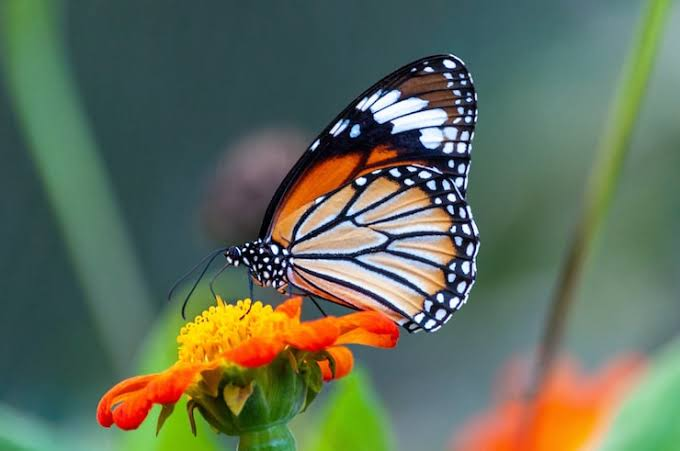
#> input picture lab 3/IMG.jpg, 680 x 451 px
$ jupyter execute 'Assignment 3.ipynb'
#> lines starting #> are read from the running program, lines starting #| are printed output that depends on the picture; after the words box and inside, x2 and y2 are one past the last pixel; in counts of white or black regions, pixels touching at a corner belong together
# Experiment-3 (Week-3)

**1. WAP to draw a border around the input image (pad the input image).**

Input the width of the border (in terms of pixel count) and the desired colour of the border from the user. Try this for both binary and grayscale image.

In a grayscale image a colour is a single intensity, so the border colour is taken as a value from 0 (black) to 255 (white). A binary image can only hold 0 or 255, so the entered value is rounded to whichever is nearer.

[cell 1]
import cv2
import matplotlib.pyplot as plt

image = cv2.imread("IMG.jpg", 0)
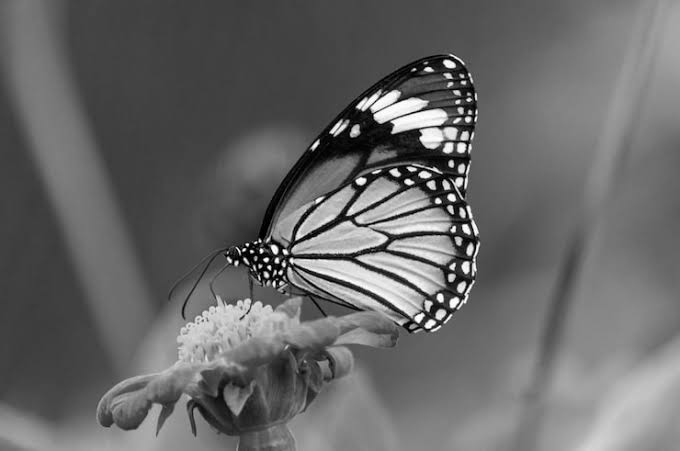
#> image: shape (451, 680); min 0, max 255, mean 103.6

plt.imshow(image, cmap="gray")
plt.axis("off")
plt.show()

[cell 2]
width = int(input("Enter border width: "))
#> the answer given: 100
color = int(input("Enter border color (0-255): "))
#> the answer given: 3

gray_border = cv2.copyMakeBorder(image, width, width, width, width,
                                 cv2.BORDER_CONSTANT, value=color)
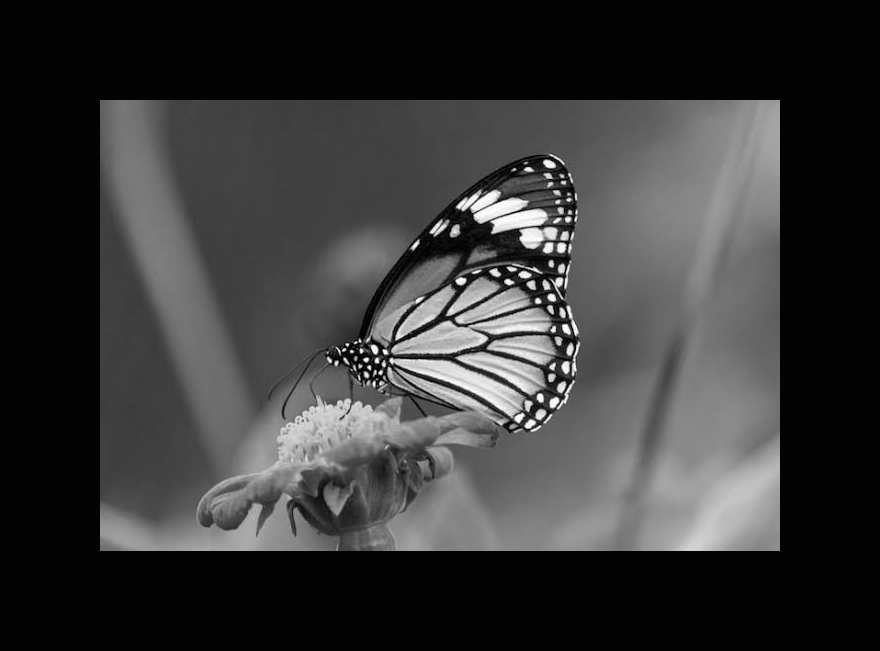
#> gray_border: shape (651, 880); min 0, max 255, mean 56.8

_, binary = cv2.threshold(image, 127, 255, cv2.THRESH_BINARY)
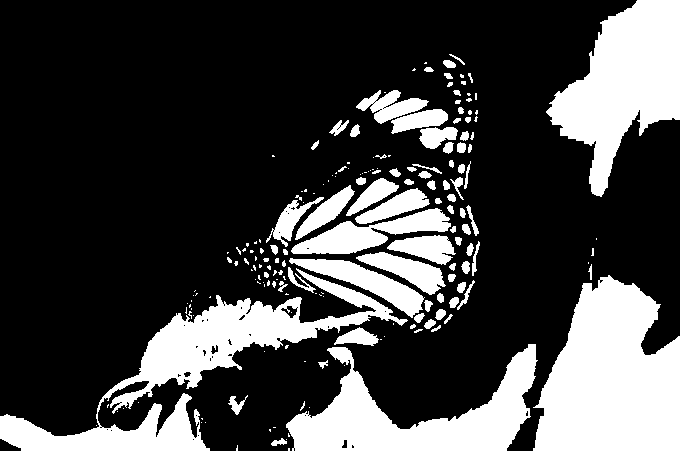
#> binary: shape (451, 680); 26.2% white; 190 white regions (104 under 20 px), largest, box (x1, y1, x2, y2) and area: (533, 275, 680, 451) 18952, (0, 268, 408, 451) 16213, (546, 0, 680, 197) 13814

binary_border = cv2.copyMakeBorder(binary, width, width, width, width,
                                   cv2.BORDER_CONSTANT, value=color)
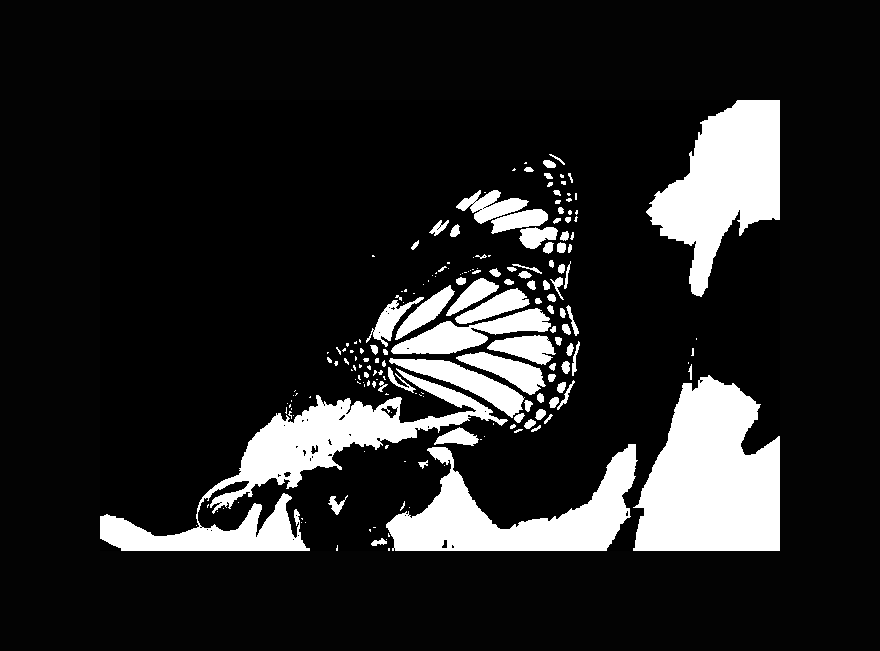
#> binary_border: shape (651, 880); min 0, max 255, mean 37.2

plt.figure(figsize=(10,4))

plt.subplot(1,2,1)
plt.imshow(gray_border, cmap="gray")
plt.title("Grayscale Border")
plt.axis("off")

plt.subplot(1,2,2)
plt.imshow(binary_border, cmap="gray")
plt.title("Binary Border")
plt.axis("off")

plt.show()

**2. WAP for Image Compliment.**

Try this for both binary and grayscale image.

$$Complement = 255 - \text{pixel value}$$

[cell 3]
gray_complement = cv2.bitwise_not(image)
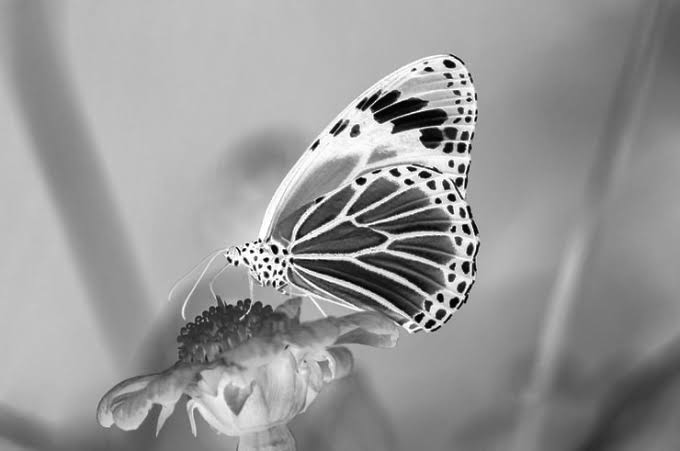
#> gray_complement: shape (451, 680); min 0, max 255, mean 151.4
binary_complement = cv2.bitwise_not(binary)

plt.figure(figsize=(10,4))

plt.subplot(1,2,1)
plt.imshow(gray_complement, cmap="gray")
plt.title("Grayscale Complement")
plt.axis("off")

plt.subplot(1,2,2)
plt.imshow(binary_complement, cmap="gray")
plt.title("Binary Complement")
plt.axis("off")

plt.show()
